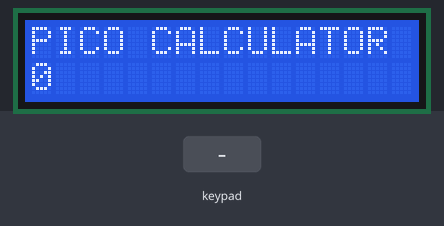
The program below on a simulated Raspberry Pi Pico running MicroPython. Shown: 16×2 character LCD. Inputs (shaded band) come from the test bench. The interpreter's speed is modelled, so counts of loop turns are approximate; what the program prints to the serial console is not drawn.

Above: at 1.2 s.
1.3 s: keypad keys 7 + 5 = pressed 0.4 s apart
At 2.9 s:
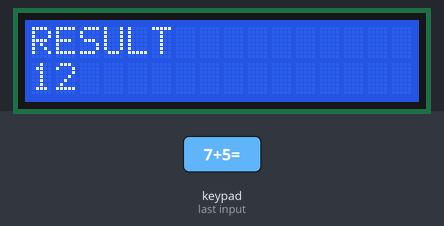
4.4 s: key '*' pressed
At 5.4 s:
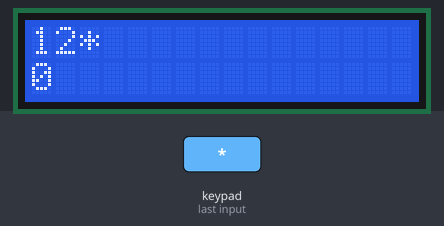
5.9 s: key '7' pressed
At 6.7 s:
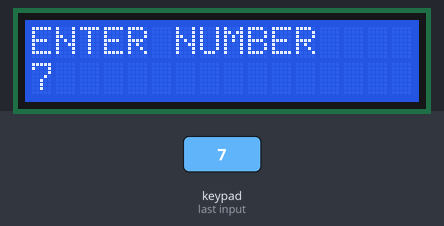
7.4 s: keypad keys 1 2 pressed 0.4 s apart
At 9.1 s:
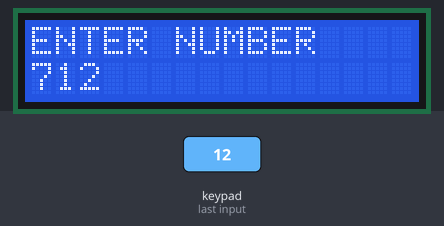
Timing chart, 0 to 10.6 s (numbered marks = the images above; inputs shaded):
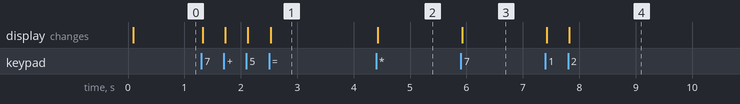

The program:

main.py
```python
# Raspberry Pi Pico FAST Calculator V3 - Proteus 8 MicroPython
# LCD: I2C-16X2 PCF8574, 0x3F, GP0 SDA / GP1 SCL
# Rows A-D: GP2 GP3 GP4 GP5; Columns 1-4: GP6 GP7 GP8 GP9
# Keypad rows: [7,8,9,/], [4,5,6,*], [1,2,3,-], [C,0,=,+]
from machine import Pin, I2C
from time import ticks_ms, ticks_diff, sleep_ms

LCD_ADDR = 0x3F
I2C_FREQUENCY = 100000  # Stable default. Try 400000 only if Proteus I2C supports it.
KEY_DEBOUNCE_MS = 18
MAX_DIGITS = 12
PRINT_KEYS = False       # True enables debug output; False is faster.

class LCD1602:
    BL = 0x08
    EN = 0x04
    RS = 0x01

    def __init__(self, bus, addr):
        self.bus = bus
        self.addr = addr
        self.old = [' ' * 16, ' ' * 16]
        sleep_ms(50)
        self._nibble(0x30)
        sleep_ms(5)
        self._nibble(0x30)
        sleep_ms(2)
        self._nibble(0x30)
        sleep_ms(2)
        self._nibble(0x20)
        sleep_ms(2)
        self.command(0x28)  # 4-bit mode, two lines
        self.command(0x08)  # display off
        self.command(0x01)  # clear once at startup
        sleep_ms(3)
        self.command(0x06)
        self.command(0x0C)

    def _nibble(self, upper, rs=0):
        b = (upper & 0xF0) | self.BL | rs
        self.bus.writeto(self.addr, bytes((b | self.EN, b)))

    def command(self, v):
        self._nibble(v & 0xF0)
        self._nibble((v << 4) & 0xF0)

    def line(self, row, text):
        text = str(text)[:16]
        while len(text) < 16:
            text += ' '
        old = self.old[row]
        if text == old:
            return
        # Update only the changed span instead of all 16 characters.
        start = 0
        while start < 16 and text[start] == old[start]:
            start += 1
        end = 15
        while end >= start and text[end] == old[end]:
            end -= 1
        self.command((0x80 if row == 0 else 0xC0) + start)
        length = end - start + 1
        data = bytearray(length * 4)
        p = 0
        for i in range(start, end + 1):
            value = ord(text[i])
            hi = (value & 0xF0) | self.BL | self.RS
            lo = ((value << 4) & 0xF0) | self.BL | self.RS
            data[p] = hi | self.EN
            data[p + 1] = hi
            data[p + 2] = lo | self.EN
            data[p + 3] = lo
            p += 4
        self.bus.writeto(self.addr, data)
        self.old[row] = text

ROWS = [Pin(i, Pin.OUT, value=1) for i in (2, 3, 4, 5)]
COLS = [Pin(i, Pin.IN, Pin.PULL_UP) for i in (6, 7, 8, 9)]
KEYS = (
    ('7', '8', '9', '/'),
    ('4', '5', '6', '*'),
    ('1', '2', '3', '-'),
    ('C', '0', '=', '+')
)

def scan_key():
    # No 1 ms per-row delay: key response is limited by debounce, not scanning.
    for r in range(4):
        ROWS[r].value(0)
        for c in range(4):
            if COLS[c].value() == 0:
                ROWS[r].value(1)
                return KEYS[r][c]
        ROWS[r].value(1)
    return None

def show_number(value):
    if value != value or abs(value) > 999999999999:
        return 'OVERFLOW'
    negative = value < 0
    magnitude = abs(value)
    scaled = int(magnitude * 10000 + 0.5)
    integer_part = scaled // 10000
    decimal_part = scaled % 10000
    out = str(integer_part)
    if decimal_part:
        decimal_text = str(decimal_part)
        while len(decimal_text) < 4:
            decimal_text = '0' + decimal_text
        while decimal_text[-1] == '0':
            decimal_text = decimal_text[:-1]
        out += '.' + decimal_text
    if negative and scaled:
        out = '-' + out
    return out

def calculate(a, op, b):
    if op == '+':
        return a + b
    if op == '-':
        return a - b
    if op == '*':
        return a * b
    if op == '/':
        if b == 0:
            return None
        return a / b
    return b

class Calculator:
    def __init__(self):
        self.clear()

    def clear(self):
        self.first = None
        self.operator = None
        self.entry = '0'
        self.new_entry = False
        self.result_shown = False
        self.error = False

    def display(self):
        if self.error:
            return ('MATH ERROR', 'PRESS C TO CLEAR')
        if self.result_shown:
            return ('RESULT', self.entry)
        if self.first is None or self.operator is None:
            return ('PICO CALCULATOR', self.entry)
        if self.new_entry:
            # Show the pending operation until the next digit is pressed.
            return (show_number(self.first) + self.operator, '0')
        # Immediately remove the previous operand/expression once a new
        # number is entered. Only the current number remains visible.
        return ('ENTER NUMBER', self.entry)

    def key(self, k):
        if k == 'C':
            self.clear()
            return True
        if self.error:
            return False
        if '0' <= k <= '9':
            if self.result_shown:
                self.clear()
                self.entry = k
            elif self.new_entry:
                self.entry = k
                self.new_entry = False
            elif (len(self.entry) - (1 if self.entry[0] == '-' else 0)) < MAX_DIGITS:
                if self.entry == '0':
                    self.entry = k
                else:
                    self.entry += k
            return True
        if k in ('+', '-', '*', '/'):
            if self.first is None or self.result_shown:
                self.first = float(self.entry)
            elif not self.new_entry:
                result = calculate(self.first, self.operator, float(self.entry))
                if result is None or show_number(result) == 'OVERFLOW':
                    self.error = True
                    return True
                self.first = result
                self.entry = show_number(result)
            self.operator = k
            self.new_entry = True
            self.result_shown = False
            return True
        if k == '=':
            if self.first is None or self.operator is None or self.new_entry:
                return False
            result = calculate(self.first, self.operator, float(self.entry))
            if result is None or show_number(result) == 'OVERFLOW':
                self.error = True
                return True
            self.entry = show_number(result)
            self.first = None
            self.operator = None
            self.new_entry = False
            self.result_shown = True
            return True
        return False

# LCD initialization only once; leave keypad usable if LCD is absent.
bus = I2C(0, sda=Pin(0), scl=Pin(1), freq=I2C_FREQUENCY)
lcd = None
try:
    if LCD_ADDR in bus.scan():
        lcd = LCD1602(bus, LCD_ADDR)
    else:
        print('LCD address 0x3F not detected')
except Exception as exc:
    print('LCD startup error:', exc)
    lcd = None

calc = Calculator()
last_raw = None
stable = None
changed_at = ticks_ms()
dirty = True
print('FAST CALCULATOR V3 READY')

while True:
    now = ticks_ms()
    raw = scan_key()
    if raw != last_raw:
        last_raw = raw
        changed_at = now
    if raw != stable and ticks_diff(now, changed_at) >= KEY_DEBOUNCE_MS:
        stable = raw
        if stable is not None:
            if PRINT_KEYS:
                print('KEY', stable)
            if calc.key(stable):
                dirty = True
    if dirty:
        dirty = False
        a, b = calc.display()
        if lcd is not None:
            try:
                lcd.line(0, a)
                lcd.line(1, b)
            except Exception as exc:
                print('LCD error:', exc)
                lcd = None
    sleep_ms(1)
```

Measured:
- after the input at 1.3 s, the display: first changes at once (image 1 shows a later state)
- after the input at 4.4 s, the display: changes at once (image 2)
- after the input at 5.9 s, the display: changes at once (image 3)
- after the input at 7.4 s, the display: first changes at once (image 4 shows a later state)
